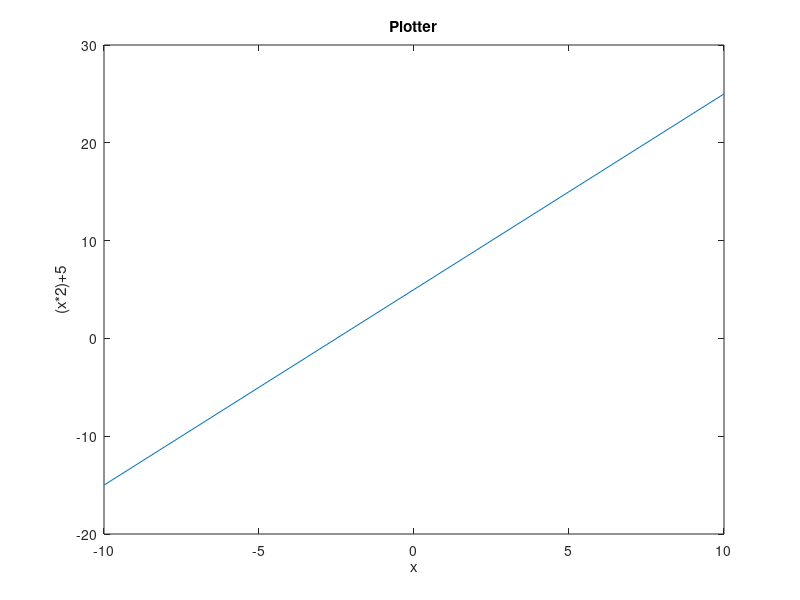

This figure's MATLAB source: (Note: this script raises an error after producing the figure.)
% Program 1 Part 2 done using Octave
% Plot the x and y points onto a graph
x=-10:1:10;
y=(x*2)+5;
plot(x,y);
xlabel("x");
ylabel("(x*2)+5");
title("Plotter");

% Combine x and y then output to CSV
union = [x;y];
csvwrite('output.csv', union);

% CSV Input read
z = csvread('output.csv');

% Salt
salt = [];
for i = 2:2:length(z)*2
  salt(end+1) = z(i) + randi(10)
endfor

% Smooth
smooth = [];
windowValue = 3;
for i = 1:length(salt)
  result = 0;
  count = 0;
  if (i - windowValue <= 1)
    for j = 1:min(i + windowValue, length(salt))
      result += salt(j);
      count++;
    endfor
  else
    for j = max(i - windowValue, 1):min(i + windowValue, length(salt))
      result += salt(j);
      count++;
    endfor
  endif
  result /= count;
  smooth(end + 1) = result;
endfor
